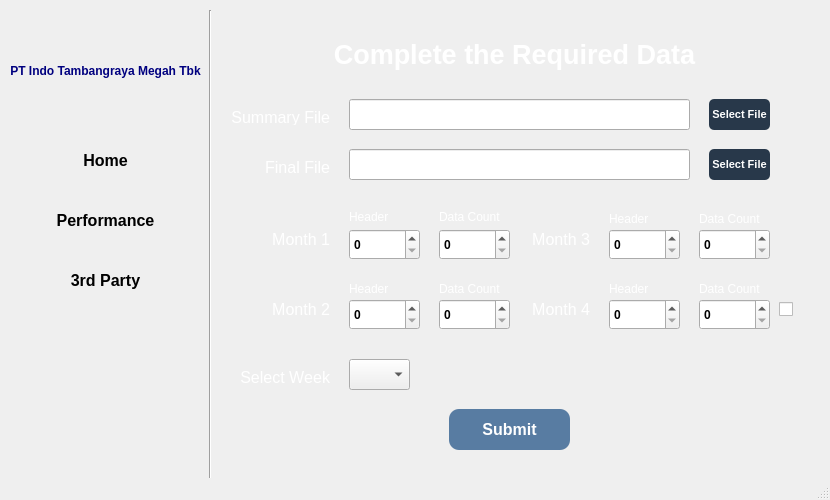
<?xml version="1.0" encoding="UTF-8"?>
<ui version="4.0">
 <class>MainWindow</class>
 <widget class="QMainWindow" name="MainWindow">
  <property name="enabled">
   <bool>true</bool>
  </property>
  <property name="geometry">
   <rect>
    <x>0</x>
    <y>0</y>
    <width>830</width>
    <height>500</height>
   </rect>
  </property>
  <property name="minimumSize">
   <size>
    <width>830</width>
    <height>500</height>
   </size>
  </property>
  <property name="maximumSize">
   <size>
    <width>830</width>
    <height>500</height>
   </size>
  </property>
  <property name="windowTitle">
   <string>MainWindow</string>
  </property>
  <property name="windowIcon">
   <iconset>
    <normaloff>C:/Users/User/.designer/assets/pt_indo_tambangraya_megah_tbk_logo.jpg</normaloff>C:/Users/User/.designer/assets/pt_indo_tambangraya_megah_tbk_logo.jpg</iconset>
  </property>
  <property name="toolTip">
   <string/>
  </property>
  <property name="layoutDirection">
   <enum>Qt::LeftToRight</enum>
  </property>
  <property name="autoFillBackground">
   <bool>false</bool>
  </property>
  <property name="styleSheet">
   <string notr="true">QMainWindow {
	border-image: url(:/E:/FILE KERJA ITM/Project/excel_automation_app/app/assets/bg.png);
    background-repeat: no-repeat;
    background-position: center;
    background-origin: content;
}
QPushButton {
    background-color: transparent;  /* Default: transparan */
    color: black;                   /* Teks hitam */
    border-radius: 5px;
	font-weight: bold;
}

/* Saat tombol dipilih/aktif */
QPushButton:checked {
    background-color: rgb(40, 56, 74);  /* Biru */
    color: white;                             /* Teks putih */
	font-size: 18px;
}
</string>
  </property>
  <property name="iconSize">
   <size>
    <width>80</width>
    <height>30</height>
   </size>
  </property>
  <property name="animated">
   <bool>false</bool>
  </property>
  <property name="tabShape">
   <enum>QTabWidget::Rounded</enum>
  </property>
  <widget class="QWidget" name="centralwidget">
   <widget class="QStackedWidget" name="stackedWidget">
    <property name="enabled">
     <bool>true</bool>
    </property>
    <property name="geometry">
     <rect>
      <x>209</x>
      <y>-1</y>
      <width>601</width>
      <height>481</height>
     </rect>
    </property>
    <property name="maximumSize">
     <size>
      <width>640</width>
      <height>500</height>
     </size>
    </property>
    <property name="styleSheet">
     <string notr="true">QPushButton {
    background-color: #4CAF50;    /* Hijau */
    color: white;                 /* Warna teks */
    border: none;                 /* Hilangkan border default */
    border-radius: 5px;           /* Sudut membulat */
}

QLabel {
	color: rgb(255, 255, 255);
}
</string>
    </property>
    <property name="currentIndex">
     <number>1</number>
    </property>
    <widget class="QWidget" name="page_1">
     <widget class="QLabel" name="label">
      <property name="geometry">
       <rect>
        <x>200</x>
        <y>90</y>
        <width>201</width>
        <height>91</height>
       </rect>
      </property>
      <property name="text">
       <string/>
      </property>
      <property name="pixmap">
       <pixmap>C:/Users/User/.designer/assets/ITM_logo.png</pixmap>
      </property>
      <property name="scaledContents">
       <bool>true</bool>
      </property>
     </widget>
     <widget class="QLabel" name="label_3">
      <property name="geometry">
       <rect>
        <x>-10</x>
        <y>250</y>
        <width>621</width>
        <height>51</height>
       </rect>
      </property>
      <property name="font">
       <font>
        <family>Arial</family>
        <pointsize>20</pointsize>
        <bold>true</bold>
       </font>
      </property>
      <property name="text">
       <string>Welcome to the Automation System</string>
      </property>
      <property name="alignment">
       <set>Qt::AlignCenter</set>
      </property>
     </widget>
     <widget class="QLabel" name="label_2">
      <property name="geometry">
       <rect>
        <x>-10</x>
        <y>190</y>
        <width>621</width>
        <height>41</height>
       </rect>
      </property>
      <property name="font">
       <font>
        <family>Arial</family>
        <pointsize>15</pointsize>
        <bold>true</bold>
       </font>
      </property>
      <property name="focusPolicy">
       <enum>Qt::NoFocus</enum>
      </property>
      <property name="autoFillBackground">
       <bool>false</bool>
      </property>
      <property name="styleSheet">
       <string notr="true">QLabel {
color: rgb(0, 0, 127);
}</string>
      </property>
      <property name="text">
       <string>PT Indo Tambangraya Megah Tbk</string>
      </property>
      <property name="alignment">
       <set>Qt::AlignCenter</set>
      </property>
     </widget>
     <zorder>label_3</zorder>
     <zorder>label_2</zorder>
     <zorder>label</zorder>
    </widget>
    <widget class="QWidget" name="page_2">
     <widget class="QLabel" name="label_4">
      <property name="enabled">
       <bool>true</bool>
      </property>
      <property name="geometry">
       <rect>
        <x>-10</x>
        <y>30</y>
        <width>631</width>
        <height>51</height>
       </rect>
      </property>
      <property name="font">
       <font>
        <family>Arial</family>
        <pointsize>20</pointsize>
        <bold>true</bold>
       </font>
      </property>
      <property name="text">
       <string>Complete the Required Data</string>
      </property>
      <property name="alignment">
       <set>Qt::AlignCenter</set>
      </property>
     </widget>
     <widget class="QLabel" name="label_5">
      <property name="geometry">
       <rect>
        <x>20</x>
        <y>110</y>
        <width>101</width>
        <height>16</height>
       </rect>
      </property>
      <property name="font">
       <font>
        <family>Arial</family>
        <pointsize>12</pointsize>
        <italic>false</italic>
        <bold>false</bold>
        <underline>false</underline>
        <strikeout>false</strikeout>
        <kerning>false</kerning>
       </font>
      </property>
      <property name="text">
       <string>Summary File</string>
      </property>
      <property name="alignment">
       <set>Qt::AlignRight|Qt::AlignTrailing|Qt::AlignVCenter</set>
      </property>
     </widget>
     <widget class="QLabel" name="label_6">
      <property name="geometry">
       <rect>
        <x>50</x>
        <y>160</y>
        <width>71</width>
        <height>16</height>
       </rect>
      </property>
      <property name="font">
       <font>
        <family>Arial</family>
        <pointsize>12</pointsize>
        <italic>false</italic>
        <bold>false</bold>
        <underline>false</underline>
        <strikeout>false</strikeout>
        <kerning>false</kerning>
       </font>
      </property>
      <property name="text">
       <string>Final File</string>
      </property>
      <property name="alignment">
       <set>Qt::AlignRight|Qt::AlignTrailing|Qt::AlignVCenter</set>
      </property>
     </widget>
     <widget class="QLabel" name="label_7">
      <property name="geometry">
       <rect>
        <x>60</x>
        <y>230</y>
        <width>61</width>
        <height>20</height>
       </rect>
      </property>
      <property name="font">
       <font>
        <family>Arial</family>
        <pointsize>12</pointsize>
        <italic>false</italic>
        <bold>false</bold>
        <underline>false</underline>
        <strikeout>false</strikeout>
        <kerning>false</kerning>
       </font>
      </property>
      <property name="text">
       <string>Month 1</string>
      </property>
      <property name="alignment">
       <set>Qt::AlignRight|Qt::AlignTrailing|Qt::AlignVCenter</set>
      </property>
     </widget>
     <widget class="QLabel" name="label_9">
      <property name="geometry">
       <rect>
        <x>20</x>
        <y>370</y>
        <width>101</width>
        <height>16</height>
       </rect>
      </property>
      <property name="font">
       <font>
        <family>Arial</family>
        <pointsize>12</pointsize>
        <italic>false</italic>
        <bold>false</bold>
        <underline>false</underline>
        <strikeout>false</strikeout>
        <kerning>false</kerning>
       </font>
      </property>
      <property name="text">
       <string>Select Week</string>
      </property>
      <property name="alignment">
       <set>Qt::AlignRight|Qt::AlignTrailing|Qt::AlignVCenter</set>
      </property>
     </widget>
     <widget class="QLineEdit" name="lineEdit_summary">
      <property name="geometry">
       <rect>
        <x>140</x>
        <y>100</y>
        <width>341</width>
        <height>31</height>
       </rect>
      </property>
     </widget>
     <widget class="QLineEdit" name="lineEdit_final">
      <property name="geometry">
       <rect>
        <x>140</x>
        <y>150</y>
        <width>341</width>
        <height>31</height>
       </rect>
      </property>
     </widget>
     <widget class="QComboBox" name="comboBox_week">
      <property name="geometry">
       <rect>
        <x>140</x>
        <y>360</y>
        <width>61</width>
        <height>31</height>
       </rect>
      </property>
      <property name="font">
       <font>
        <family>Arial</family>
        <pointsize>9</pointsize>
        <bold>true</bold>
       </font>
      </property>
     </widget>
     <widget class="QSpinBox" name="spinBox_headerMonth1">
      <property name="geometry">
       <rect>
        <x>140</x>
        <y>230</y>
        <width>71</width>
        <height>31</height>
       </rect>
      </property>
      <property name="font">
       <font>
        <family>Arial</family>
        <pointsize>9</pointsize>
        <bold>true</bold>
       </font>
      </property>
      <property name="maximum">
       <number>9999</number>
      </property>
     </widget>
     <widget class="QLabel" name="label_11">
      <property name="geometry">
       <rect>
        <x>140</x>
        <y>210</y>
        <width>61</width>
        <height>16</height>
       </rect>
      </property>
      <property name="font">
       <font>
        <family>Arial</family>
        <pointsize>9</pointsize>
        <italic>false</italic>
        <bold>false</bold>
        <underline>false</underline>
        <strikeout>false</strikeout>
        <kerning>false</kerning>
       </font>
      </property>
      <property name="text">
       <string>Header</string>
      </property>
     </widget>
     <widget class="QLabel" name="label_12">
      <property name="geometry">
       <rect>
        <x>140</x>
        <y>280</y>
        <width>61</width>
        <height>20</height>
       </rect>
      </property>
      <property name="font">
       <font>
        <family>Arial</family>
        <pointsize>9</pointsize>
        <italic>false</italic>
        <bold>false</bold>
        <underline>false</underline>
        <strikeout>false</strikeout>
        <kerning>false</kerning>
       </font>
      </property>
      <property name="text">
       <string>Header</string>
      </property>
     </widget>
     <widget class="QSpinBox" name="spinBox_headerMonth2">
      <property name="geometry">
       <rect>
        <x>140</x>
        <y>300</y>
        <width>71</width>
        <height>31</height>
       </rect>
      </property>
      <property name="font">
       <font>
        <family>Arial</family>
        <pointsize>9</pointsize>
        <bold>true</bold>
       </font>
      </property>
      <property name="maximum">
       <number>9999</number>
      </property>
     </widget>
     <widget class="QLabel" name="label_13">
      <property name="geometry">
       <rect>
        <x>400</x>
        <y>210</y>
        <width>61</width>
        <height>20</height>
       </rect>
      </property>
      <property name="font">
       <font>
        <family>Arial</family>
        <pointsize>9</pointsize>
        <italic>false</italic>
        <bold>false</bold>
        <underline>false</underline>
        <strikeout>false</strikeout>
        <kerning>false</kerning>
       </font>
      </property>
      <property name="text">
       <string>Header</string>
      </property>
     </widget>
     <widget class="QSpinBox" name="spinBox_headerMonth3">
      <property name="geometry">
       <rect>
        <x>400</x>
        <y>230</y>
        <width>71</width>
        <height>31</height>
       </rect>
      </property>
      <property name="font">
       <font>
        <family>Arial</family>
        <pointsize>9</pointsize>
        <bold>true</bold>
       </font>
      </property>
      <property name="maximum">
       <number>9999</number>
      </property>
     </widget>
     <widget class="QSpinBox" name="spinBox_dataCountMonth3">
      <property name="geometry">
       <rect>
        <x>490</x>
        <y>230</y>
        <width>71</width>
        <height>31</height>
       </rect>
      </property>
      <property name="font">
       <font>
        <family>Arial</family>
        <pointsize>9</pointsize>
        <bold>true</bold>
       </font>
      </property>
      <property name="maximum">
       <number>9999</number>
      </property>
     </widget>
     <widget class="QLabel" name="label_14">
      <property name="geometry">
       <rect>
        <x>230</x>
        <y>210</y>
        <width>71</width>
        <height>16</height>
       </rect>
      </property>
      <property name="font">
       <font>
        <family>Arial</family>
        <pointsize>9</pointsize>
        <italic>false</italic>
        <bold>false</bold>
        <underline>false</underline>
        <strikeout>false</strikeout>
        <kerning>false</kerning>
       </font>
      </property>
      <property name="text">
       <string>Data Count</string>
      </property>
     </widget>
     <widget class="QLabel" name="label_15">
      <property name="geometry">
       <rect>
        <x>490</x>
        <y>210</y>
        <width>61</width>
        <height>20</height>
       </rect>
      </property>
      <property name="font">
       <font>
        <family>Arial</family>
        <pointsize>9</pointsize>
        <italic>false</italic>
        <bold>false</bold>
        <underline>false</underline>
        <strikeout>false</strikeout>
        <kerning>false</kerning>
       </font>
      </property>
      <property name="text">
       <string>Data Count</string>
      </property>
     </widget>
     <widget class="QLabel" name="label_16">
      <property name="geometry">
       <rect>
        <x>230</x>
        <y>280</y>
        <width>61</width>
        <height>20</height>
       </rect>
      </property>
      <property name="font">
       <font>
        <family>Arial</family>
        <pointsize>9</pointsize>
        <italic>false</italic>
        <bold>false</bold>
        <underline>false</underline>
        <strikeout>false</strikeout>
        <kerning>false</kerning>
       </font>
      </property>
      <property name="text">
       <string>Data Count</string>
      </property>
     </widget>
     <widget class="QSpinBox" name="spinBox_dataCountMonth1">
      <property name="geometry">
       <rect>
        <x>230</x>
        <y>230</y>
        <width>71</width>
        <height>31</height>
       </rect>
      </property>
      <property name="font">
       <font>
        <family>Arial</family>
        <pointsize>9</pointsize>
        <bold>true</bold>
       </font>
      </property>
      <property name="maximum">
       <number>9999</number>
      </property>
     </widget>
     <widget class="QSpinBox" name="spinBox_dataCountMonth2">
      <property name="geometry">
       <rect>
        <x>230</x>
        <y>300</y>
        <width>71</width>
        <height>31</height>
       </rect>
      </property>
      <property name="font">
       <font>
        <family>Arial</family>
        <pointsize>9</pointsize>
        <bold>true</bold>
       </font>
      </property>
      <property name="maximum">
       <number>9999</number>
      </property>
     </widget>
     <widget class="QPushButton" name="btn_summary">
      <property name="geometry">
       <rect>
        <x>500</x>
        <y>100</y>
        <width>61</width>
        <height>31</height>
       </rect>
      </property>
      <property name="font">
       <font>
        <family>Arial</family>
        <pointsize>8</pointsize>
        <bold>true</bold>
       </font>
      </property>
      <property name="styleSheet">
       <string notr="true">QPushButton {
    background-color: rgb(40, 56, 74);
    color: white;           
    border-radius: 5px;      
}
</string>
      </property>
      <property name="text">
       <string>Select File</string>
      </property>
     </widget>
     <widget class="QPushButton" name="btn_final">
      <property name="geometry">
       <rect>
        <x>500</x>
        <y>150</y>
        <width>61</width>
        <height>31</height>
       </rect>
      </property>
      <property name="font">
       <font>
        <family>Arial</family>
        <pointsize>8</pointsize>
        <bold>true</bold>
       </font>
      </property>
      <property name="styleSheet">
       <string notr="true">QPushButton {
    background-color: rgb(40, 56, 74);
    color: white;           
    border-radius: 5px;      
}
</string>
      </property>
      <property name="text">
       <string>Select File</string>
      </property>
     </widget>
     <widget class="QPushButton" name="pushButton_submit">
      <property name="geometry">
       <rect>
        <x>240</x>
        <y>410</y>
        <width>121</width>
        <height>41</height>
       </rect>
      </property>
      <property name="maximumSize">
       <size>
        <width>131</width>
        <height>16777215</height>
       </size>
      </property>
      <property name="font">
       <font>
        <family>Arial</family>
        <pointsize>12</pointsize>
        <bold>true</bold>
       </font>
      </property>
      <property name="styleSheet">
       <string notr="true">QPushButton {
    background-color: rgb(88, 124, 162);  /* Hijau */
    color: white;               /* Warna teks */
    border-radius: 10px;         /* Sudut membulat */
}
</string>
      </property>
      <property name="text">
       <string>Submit</string>
      </property>
     </widget>
     <widget class="QSpinBox" name="spinBox_headerMonth4">
      <property name="geometry">
       <rect>
        <x>400</x>
        <y>300</y>
        <width>71</width>
        <height>31</height>
       </rect>
      </property>
      <property name="font">
       <font>
        <family>Arial</family>
        <pointsize>9</pointsize>
        <bold>true</bold>
       </font>
      </property>
      <property name="maximum">
       <number>9999</number>
      </property>
     </widget>
     <widget class="QLabel" name="label_19">
      <property name="geometry">
       <rect>
        <x>490</x>
        <y>280</y>
        <width>61</width>
        <height>20</height>
       </rect>
      </property>
      <property name="font">
       <font>
        <family>Arial</family>
        <pointsize>9</pointsize>
        <italic>false</italic>
        <bold>false</bold>
        <underline>false</underline>
        <strikeout>false</strikeout>
        <kerning>false</kerning>
       </font>
      </property>
      <property name="text">
       <string>Data Count</string>
      </property>
     </widget>
     <widget class="QLabel" name="label_20">
      <property name="geometry">
       <rect>
        <x>400</x>
        <y>280</y>
        <width>61</width>
        <height>20</height>
       </rect>
      </property>
      <property name="font">
       <font>
        <family>Arial</family>
        <pointsize>9</pointsize>
        <italic>false</italic>
        <bold>false</bold>
        <underline>false</underline>
        <strikeout>false</strikeout>
        <kerning>false</kerning>
       </font>
      </property>
      <property name="text">
       <string>Header</string>
      </property>
     </widget>
     <widget class="QSpinBox" name="spinBox_dataCountMonth4">
      <property name="geometry">
       <rect>
        <x>490</x>
        <y>300</y>
        <width>71</width>
        <height>31</height>
       </rect>
      </property>
      <property name="font">
       <font>
        <family>Arial</family>
        <pointsize>9</pointsize>
        <bold>true</bold>
       </font>
      </property>
      <property name="maximum">
       <number>9999</number>
      </property>
     </widget>
     <widget class="QLabel" name="label_21">
      <property name="geometry">
       <rect>
        <x>60</x>
        <y>300</y>
        <width>61</width>
        <height>20</height>
       </rect>
      </property>
      <property name="font">
       <font>
        <family>Arial</family>
        <pointsize>12</pointsize>
        <italic>false</italic>
        <bold>false</bold>
        <underline>false</underline>
        <strikeout>false</strikeout>
        <kerning>false</kerning>
       </font>
      </property>
      <property name="text">
       <string>Month 2</string>
      </property>
      <property name="alignment">
       <set>Qt::AlignRight|Qt::AlignTrailing|Qt::AlignVCenter</set>
      </property>
     </widget>
     <widget class="QLabel" name="label_22">
      <property name="geometry">
       <rect>
        <x>320</x>
        <y>230</y>
        <width>61</width>
        <height>20</height>
       </rect>
      </property>
      <property name="font">
       <font>
        <family>Arial</family>
        <pointsize>12</pointsize>
        <italic>false</italic>
        <bold>false</bold>
        <underline>false</underline>
        <strikeout>false</strikeout>
        <kerning>false</kerning>
       </font>
      </property>
      <property name="text">
       <string>Month 3</string>
      </property>
      <property name="alignment">
       <set>Qt::AlignRight|Qt::AlignTrailing|Qt::AlignVCenter</set>
      </property>
     </widget>
     <widget class="QLabel" name="label_23">
      <property name="geometry">
       <rect>
        <x>320</x>
        <y>300</y>
        <width>61</width>
        <height>20</height>
       </rect>
      </property>
      <property name="font">
       <font>
        <family>Arial</family>
        <pointsize>12</pointsize>
        <italic>false</italic>
        <bold>false</bold>
        <underline>false</underline>
        <strikeout>false</strikeout>
        <kerning>false</kerning>
       </font>
      </property>
      <property name="text">
       <string>Month 4</string>
      </property>
      <property name="alignment">
       <set>Qt::AlignRight|Qt::AlignTrailing|Qt::AlignVCenter</set>
      </property>
     </widget>
     <widget class="QCheckBox" name="checkBox_enableMonth4">
      <property name="geometry">
       <rect>
        <x>570</x>
        <y>300</y>
        <width>21</width>
        <height>20</height>
       </rect>
      </property>
      <property name="text">
       <string/>
      </property>
     </widget>
    </widget>
    <widget class="QWidget" name="page_3">
     <widget class="QPushButton" name="pushButton_process">
      <property name="enabled">
       <bool>true</bool>
      </property>
      <property name="geometry">
       <rect>
        <x>230</x>
        <y>60</y>
        <width>171</width>
        <height>101</height>
       </rect>
      </property>
      <property name="styleSheet">
       <string notr="true">QPushButton {
    background: transparent;
    border: none;
}
</string>
      </property>
      <property name="text">
       <string/>
      </property>
      <property name="icon">
       <iconset>
        <normaloff>C:/Users/User/.designer/assets/power-on.png</normaloff>C:/Users/User/.designer/assets/power-on.png</iconset>
      </property>
      <property name="iconSize">
       <size>
        <width>80</width>
        <height>80</height>
       </size>
      </property>
      <property name="autoExclusive">
       <bool>false</bool>
      </property>
     </widget>
     <widget class="QLabel" name="label_24">
      <property name="geometry">
       <rect>
        <x>0</x>
        <y>20</y>
        <width>611</width>
        <height>31</height>
       </rect>
      </property>
      <property name="font">
       <font>
        <family>Arial</family>
        <pointsize>20</pointsize>
        <bold>true</bold>
       </font>
      </property>
      <property name="text">
       <string>Start Automation Process</string>
      </property>
      <property name="alignment">
       <set>Qt::AlignCenter</set>
      </property>
     </widget>
     <widget class="QTextEdit" name="textEdit_log">
      <property name="geometry">
       <rect>
        <x>60</x>
        <y>190</y>
        <width>501</width>
        <height>221</height>
       </rect>
      </property>
      <property name="font">
       <font>
        <family>Arial</family>
        <pointsize>10</pointsize>
       </font>
      </property>
      <property name="styleSheet">
       <string notr="true">QTextEdit {
	background-color: rgba(4, 4, 4, 100);
}</string>
      </property>
     </widget>
     <widget class="QPushButton" name="pushButton_end">
      <property name="geometry">
       <rect>
        <x>490</x>
        <y>430</y>
        <width>71</width>
        <height>31</height>
       </rect>
      </property>
      <property name="font">
       <font>
        <family>Arial</family>
        <pointsize>12</pointsize>
        <bold>true</bold>
       </font>
      </property>
      <property name="styleSheet">
       <string notr="true">QPushButton {
    background-color: rgb(29, 41, 54);  /* Hijau */
    color: white;               /* Warna teks */
    border-radius: 10px;         /* Sudut membulat */
}
</string>
      </property>
      <property name="text">
       <string>End</string>
      </property>
     </widget>
    </widget>
    <widget class="QWidget" name="page_4">
     <property name="enabled">
      <bool>true</bool>
     </property>
     <widget class="QLineEdit" name="lineEdit_Raw3rdParty">
      <property name="geometry">
       <rect>
        <x>150</x>
        <y>190</y>
        <width>331</width>
        <height>31</height>
       </rect>
      </property>
     </widget>
     <widget class="QLineEdit" name="lineEdit_Draft3rdParty">
      <property name="geometry">
       <rect>
        <x>150</x>
        <y>250</y>
        <width>331</width>
        <height>31</height>
       </rect>
      </property>
     </widget>
     <widget class="QPushButton" name="pushButton_Raw3rdParty">
      <property name="geometry">
       <rect>
        <x>500</x>
        <y>190</y>
        <width>61</width>
        <height>31</height>
       </rect>
      </property>
      <property name="font">
       <font>
        <family>Arial</family>
        <pointsize>8</pointsize>
        <bold>true</bold>
       </font>
      </property>
      <property name="styleSheet">
       <string notr="true">QPushButton {
    background-color: rgb(40, 56, 74);
    color: white;           
    border-radius: 5px;      
}
</string>
      </property>
      <property name="text">
       <string>Select File</string>
      </property>
     </widget>
     <widget class="QLabel" name="label_17">
      <property name="geometry">
       <rect>
        <x>60</x>
        <y>260</y>
        <width>71</width>
        <height>16</height>
       </rect>
      </property>
      <property name="font">
       <font>
        <family>Arial</family>
        <pointsize>13</pointsize>
        <italic>false</italic>
        <bold>false</bold>
        <underline>false</underline>
        <strikeout>false</strikeout>
        <kerning>false</kerning>
       </font>
      </property>
      <property name="text">
       <string>Draft File</string>
      </property>
      <property name="alignment">
       <set>Qt::AlignRight|Qt::AlignTrailing|Qt::AlignVCenter</set>
      </property>
     </widget>
     <widget class="QPushButton" name="pushButton_Draft3rdParty">
      <property name="geometry">
       <rect>
        <x>500</x>
        <y>250</y>
        <width>61</width>
        <height>31</height>
       </rect>
      </property>
      <property name="font">
       <font>
        <family>Arial</family>
        <pointsize>8</pointsize>
        <bold>true</bold>
       </font>
      </property>
      <property name="styleSheet">
       <string notr="true">QPushButton {
    background-color: rgb(40, 56, 74);
    color: white;           
    border-radius: 5px;      
}
</string>
      </property>
      <property name="text">
       <string>Select File</string>
      </property>
     </widget>
     <widget class="QLabel" name="label_25">
      <property name="geometry">
       <rect>
        <x>60</x>
        <y>190</y>
        <width>71</width>
        <height>20</height>
       </rect>
      </property>
      <property name="font">
       <font>
        <family>Arial</family>
        <pointsize>13</pointsize>
        <italic>false</italic>
        <bold>false</bold>
        <underline>false</underline>
        <strikeout>false</strikeout>
        <kerning>false</kerning>
       </font>
      </property>
      <property name="text">
       <string>Raw File</string>
      </property>
      <property name="alignment">
       <set>Qt::AlignRight|Qt::AlignTrailing|Qt::AlignVCenter</set>
      </property>
     </widget>
     <widget class="QLabel" name="label_26">
      <property name="enabled">
       <bool>true</bool>
      </property>
      <property name="geometry">
       <rect>
        <x>-10</x>
        <y>90</y>
        <width>631</width>
        <height>51</height>
       </rect>
      </property>
      <property name="font">
       <font>
        <family>Arial</family>
        <pointsize>20</pointsize>
        <bold>true</bold>
       </font>
      </property>
      <property name="text">
       <string>Complete the Required Data for 3rd Party</string>
      </property>
      <property name="alignment">
       <set>Qt::AlignCenter</set>
      </property>
     </widget>
     <widget class="QPushButton" name="pushButton_Start3rdParty">
      <property name="geometry">
       <rect>
        <x>240</x>
        <y>330</y>
        <width>121</width>
        <height>41</height>
       </rect>
      </property>
      <property name="maximumSize">
       <size>
        <width>131</width>
        <height>16777215</height>
       </size>
      </property>
      <property name="font">
       <font>
        <family>Arial</family>
        <pointsize>12</pointsize>
        <bold>true</bold>
       </font>
      </property>
      <property name="styleSheet">
       <string notr="true">QPushButton {
    background-color: rgb(0, 170, 255);  /* Hijau */
    color: white;               /* Warna teks */
    border-radius: 10px;         /* Sudut membulat */
}
</string>
      </property>
      <property name="text">
       <string>Start Process</string>
      </property>
     </widget>
    </widget>
   </widget>
   <widget class="QLabel" name="label_8">
    <property name="geometry">
     <rect>
      <x>70</x>
      <y>20</y>
      <width>61</width>
      <height>31</height>
     </rect>
    </property>
    <property name="text">
     <string/>
    </property>
    <property name="pixmap">
     <pixmap>C:/Users/User/.designer/assets/ITM_logo.png</pixmap>
    </property>
    <property name="scaledContents">
     <bool>true</bool>
    </property>
   </widget>
   <widget class="QLabel" name="label_10">
    <property name="geometry">
     <rect>
      <x>0</x>
      <y>60</y>
      <width>211</width>
      <height>21</height>
     </rect>
    </property>
    <property name="font">
     <font>
      <family>Arial</family>
      <pointsize>9</pointsize>
      <bold>true</bold>
     </font>
    </property>
    <property name="focusPolicy">
     <enum>Qt::NoFocus</enum>
    </property>
    <property name="autoFillBackground">
     <bool>false</bool>
    </property>
    <property name="styleSheet">
     <string notr="true">QLabel {
color: rgb(0, 0, 127);
}</string>
    </property>
    <property name="text">
     <string>PT Indo Tambangraya Megah Tbk</string>
    </property>
    <property name="alignment">
     <set>Qt::AlignCenter</set>
    </property>
   </widget>
   <widget class="QPushButton" name="pushButton_Home">
    <property name="enabled">
     <bool>true</bool>
    </property>
    <property name="geometry">
     <rect>
      <x>10</x>
      <y>140</y>
      <width>191</width>
      <height>41</height>
     </rect>
    </property>
    <property name="maximumSize">
     <size>
      <width>100000</width>
      <height>16777215</height>
     </size>
    </property>
    <property name="font">
     <font>
      <family>Arial</family>
      <pointsize>12</pointsize>
      <bold>true</bold>
      <kerning>true</kerning>
     </font>
    </property>
    <property name="autoFillBackground">
     <bool>false</bool>
    </property>
    <property name="styleSheet">
     <string notr="true">QPushButton {
    background-color: transparent;  /* Tidak dipilih: transparan */
    color: black;                   /* Teks hitam */
    border-radius: 5px;
	font-weight; bold;
}

/* Saat tombol ditekan atau dipilih */
QPushButton:pressed, QPushButton:checked {
    background-color: rgb(40, 56, 74);  /* Biru muda */
    color: white;                             /* Teks putih */
}
</string>
    </property>
    <property name="text">
     <string>Home</string>
    </property>
    <property name="checkable">
     <bool>true</bool>
    </property>
    <property name="checked">
     <bool>false</bool>
    </property>
    <property name="autoRepeat">
     <bool>false</bool>
    </property>
   </widget>
   <widget class="QPushButton" name="pushButton_Start">
    <property name="enabled">
     <bool>true</bool>
    </property>
    <property name="geometry">
     <rect>
      <x>10</x>
      <y>200</y>
      <width>191</width>
      <height>41</height>
     </rect>
    </property>
    <property name="maximumSize">
     <size>
      <width>100000</width>
      <height>16777215</height>
     </size>
    </property>
    <property name="font">
     <font>
      <family>Arial</family>
      <pointsize>12</pointsize>
      <bold>true</bold>
      <kerning>true</kerning>
     </font>
    </property>
    <property name="styleSheet">
     <string notr="true">QPushButton {
    background-color: transparent;  /* Tidak dipilih: transparan */
    color: black;                   /* Teks hitam */
    border-radius: 5px;
	font-weight; bold;
}

/* Saat tombol ditekan atau dipilih */
QPushButton:pressed, QPushButton:checked {
    background-color: rgb(40, 56, 74);  /* Biru muda */
    color: white;                             /* Teks putih */
}
</string>
    </property>
    <property name="text">
     <string>Performance</string>
    </property>
   </widget>
   <widget class="QPushButton" name="pushButton_3rdParty">
    <property name="enabled">
     <bool>true</bool>
    </property>
    <property name="geometry">
     <rect>
      <x>10</x>
      <y>260</y>
      <width>191</width>
      <height>41</height>
     </rect>
    </property>
    <property name="maximumSize">
     <size>
      <width>100000</width>
      <height>16777215</height>
     </size>
    </property>
    <property name="font">
     <font>
      <family>Arial</family>
      <pointsize>12</pointsize>
      <bold>true</bold>
      <kerning>true</kerning>
     </font>
    </property>
    <property name="styleSheet">
     <string notr="true">QPushButton {
    background-color: transparent;  /* Tidak dipilih: transparan */
    color: black;                   /* Teks hitam */
    border-radius: 5px;
	font-weight; bold;
}

/* Saat tombol ditekan atau dipilih */
QPushButton:pressed, QPushButton:checked {
    background-color: rgb(40, 56, 74);  /* Biru muda */
    color: white;                             /* Teks putih */
}
</string>
    </property>
    <property name="text">
     <string>3rd Party</string>
    </property>
   </widget>
   <widget class="Line" name="line">
    <property name="geometry">
     <rect>
      <x>180</x>
      <y>10</y>
      <width>61</width>
      <height>491</height>
     </rect>
    </property>
    <property name="lineWidth">
     <number>1</number>
    </property>
    <property name="orientation">
     <enum>Qt::Vertical</enum>
    </property>
   </widget>
  </widget>
  <widget class="QStatusBar" name="statusbar"/>
 </widget>
 <resources/>
 <connections/>
</ui>
